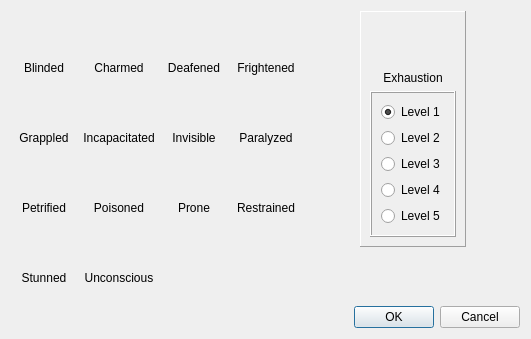
<?xml version="1.0" encoding="UTF-8"?>
<ui version="4.0">
 <class>ConditionsEditDialog</class>
 <widget class="QDialog" name="ConditionsEditDialog">
  <property name="geometry">
   <rect>
    <x>0</x>
    <y>0</y>
    <width>531</width>
    <height>339</height>
   </rect>
  </property>
  <property name="windowTitle">
   <string>Conditions</string>
  </property>
  <property name="styleSheet">
   <string notr="true">background-image: url(:/img/data/parchment.jpg);</string>
  </property>
  <layout class="QVBoxLayout" name="verticalLayout_19">
   <item>
    <layout class="QHBoxLayout" name="horizontalLayout">
     <item>
      <layout class="QGridLayout" name="gridLayout">
       <item row="0" column="8">
        <layout class="QVBoxLayout" name="verticalLayout_4">
         <property name="spacing">
          <number>0</number>
         </property>
         <item>
          <widget class="QPushButton" name="btnDeafened">
           <property name="minimumSize">
            <size>
             <width>66</width>
             <height>50</height>
            </size>
           </property>
           <property name="maximumSize">
            <size>
             <width>66</width>
             <height>50</height>
            </size>
           </property>
           <property name="toolTip">
            <string/>
           </property>
           <property name="text">
            <string/>
           </property>
           <property name="icon">
            <iconset resource="resources.qrc">
             <normaloff>:/img/data/img/elf-ear.png</normaloff>:/img/data/img/elf-ear.png</iconset>
           </property>
           <property name="iconSize">
            <size>
             <width>40</width>
             <height>40</height>
            </size>
           </property>
           <property name="checkable">
            <bool>true</bool>
           </property>
           <property name="autoDefault">
            <bool>false</bool>
           </property>
           <property name="flat">
            <bool>true</bool>
           </property>
          </widget>
         </item>
         <item>
          <widget class="QLabel" name="lblDeafened">
           <property name="text">
            <string>Deafened</string>
           </property>
           <property name="alignment">
            <set>Qt::AlignBottom|Qt::AlignHCenter</set>
           </property>
          </widget>
         </item>
        </layout>
       </item>
       <item row="0" column="4">
        <layout class="QVBoxLayout" name="verticalLayout_3">
         <property name="spacing">
          <number>0</number>
         </property>
         <item>
          <widget class="QPushButton" name="btnCharmed">
           <property name="minimumSize">
            <size>
             <width>66</width>
             <height>50</height>
            </size>
           </property>
           <property name="maximumSize">
            <size>
             <width>66</width>
             <height>50</height>
            </size>
           </property>
           <property name="toolTip">
            <string/>
           </property>
           <property name="text">
            <string/>
           </property>
           <property name="icon">
            <iconset resource="resources.qrc">
             <normaloff>:/img/data/img/smitten.png</normaloff>:/img/data/img/smitten.png</iconset>
           </property>
           <property name="iconSize">
            <size>
             <width>40</width>
             <height>40</height>
            </size>
           </property>
           <property name="checkable">
            <bool>true</bool>
           </property>
           <property name="autoDefault">
            <bool>false</bool>
           </property>
           <property name="flat">
            <bool>true</bool>
           </property>
          </widget>
         </item>
         <item>
          <widget class="QLabel" name="lblCharmed">
           <property name="text">
            <string>Charmed</string>
           </property>
           <property name="alignment">
            <set>Qt::AlignBottom|Qt::AlignHCenter</set>
           </property>
          </widget>
         </item>
        </layout>
       </item>
       <item row="2" column="4">
        <layout class="QVBoxLayout" name="verticalLayout_11">
         <property name="spacing">
          <number>0</number>
         </property>
         <item>
          <widget class="QPushButton" name="btnPoisoned">
           <property name="minimumSize">
            <size>
             <width>66</width>
             <height>50</height>
            </size>
           </property>
           <property name="maximumSize">
            <size>
             <width>66</width>
             <height>50</height>
            </size>
           </property>
           <property name="toolTip">
            <string/>
           </property>
           <property name="text">
            <string/>
           </property>
           <property name="icon">
            <iconset resource="resources.qrc">
             <normaloff>:/img/data/img/deathcab.png</normaloff>:/img/data/img/deathcab.png</iconset>
           </property>
           <property name="iconSize">
            <size>
             <width>40</width>
             <height>40</height>
            </size>
           </property>
           <property name="checkable">
            <bool>true</bool>
           </property>
           <property name="autoDefault">
            <bool>false</bool>
           </property>
           <property name="flat">
            <bool>true</bool>
           </property>
          </widget>
         </item>
         <item>
          <widget class="QLabel" name="lblPoisoned">
           <property name="text">
            <string>Poisoned</string>
           </property>
           <property name="alignment">
            <set>Qt::AlignBottom|Qt::AlignHCenter</set>
           </property>
          </widget>
         </item>
        </layout>
       </item>
       <item row="1" column="0">
        <layout class="QVBoxLayout" name="verticalLayout_6">
         <property name="spacing">
          <number>0</number>
         </property>
         <item>
          <widget class="QPushButton" name="btnGrappled">
           <property name="minimumSize">
            <size>
             <width>66</width>
             <height>50</height>
            </size>
           </property>
           <property name="maximumSize">
            <size>
             <width>66</width>
             <height>50</height>
            </size>
           </property>
           <property name="toolTip">
            <string/>
           </property>
           <property name="text">
            <string/>
           </property>
           <property name="icon">
            <iconset resource="resources.qrc">
             <normaloff>:/img/data/img/grab.png</normaloff>:/img/data/img/grab.png</iconset>
           </property>
           <property name="iconSize">
            <size>
             <width>40</width>
             <height>40</height>
            </size>
           </property>
           <property name="checkable">
            <bool>true</bool>
           </property>
           <property name="autoDefault">
            <bool>false</bool>
           </property>
           <property name="flat">
            <bool>true</bool>
           </property>
          </widget>
         </item>
         <item>
          <widget class="QLabel" name="lblGrappled">
           <property name="text">
            <string>Grappled</string>
           </property>
           <property name="alignment">
            <set>Qt::AlignBottom|Qt::AlignHCenter</set>
           </property>
          </widget>
         </item>
        </layout>
       </item>
       <item row="1" column="4">
        <layout class="QVBoxLayout" name="verticalLayout_7">
         <property name="spacing">
          <number>0</number>
         </property>
         <item>
          <widget class="QPushButton" name="btnIncapacitated">
           <property name="minimumSize">
            <size>
             <width>66</width>
             <height>50</height>
            </size>
           </property>
           <property name="maximumSize">
            <size>
             <width>66</width>
             <height>50</height>
            </size>
           </property>
           <property name="toolTip">
            <string/>
           </property>
           <property name="text">
            <string/>
           </property>
           <property name="icon">
            <iconset resource="resources.qrc">
             <normaloff>:/img/data/img/internal-injury.png</normaloff>:/img/data/img/internal-injury.png</iconset>
           </property>
           <property name="iconSize">
            <size>
             <width>40</width>
             <height>40</height>
            </size>
           </property>
           <property name="checkable">
            <bool>true</bool>
           </property>
           <property name="autoDefault">
            <bool>false</bool>
           </property>
           <property name="flat">
            <bool>true</bool>
           </property>
          </widget>
         </item>
         <item>
          <widget class="QLabel" name="lblIncapacitated">
           <property name="text">
            <string>Incapacitated</string>
           </property>
           <property name="alignment">
            <set>Qt::AlignBottom|Qt::AlignHCenter</set>
           </property>
          </widget>
         </item>
        </layout>
       </item>
       <item row="3" column="0">
        <layout class="QVBoxLayout" name="verticalLayout_14">
         <property name="spacing">
          <number>0</number>
         </property>
         <item>
          <widget class="QPushButton" name="btnStunned">
           <property name="minimumSize">
            <size>
             <width>66</width>
             <height>50</height>
            </size>
           </property>
           <property name="maximumSize">
            <size>
             <width>66</width>
             <height>50</height>
            </size>
           </property>
           <property name="toolTip">
            <string/>
           </property>
           <property name="text">
            <string/>
           </property>
           <property name="icon">
            <iconset resource="resources.qrc">
             <normaloff>:/img/data/img/embrassed-energy.png</normaloff>:/img/data/img/embrassed-energy.png</iconset>
           </property>
           <property name="iconSize">
            <size>
             <width>40</width>
             <height>40</height>
            </size>
           </property>
           <property name="checkable">
            <bool>true</bool>
           </property>
           <property name="autoDefault">
            <bool>false</bool>
           </property>
           <property name="flat">
            <bool>true</bool>
           </property>
          </widget>
         </item>
         <item>
          <widget class="QLabel" name="lblStunned">
           <property name="text">
            <string>Stunned</string>
           </property>
           <property name="alignment">
            <set>Qt::AlignBottom|Qt::AlignHCenter</set>
           </property>
          </widget>
         </item>
        </layout>
       </item>
       <item row="1" column="11">
        <layout class="QVBoxLayout" name="verticalLayout_9">
         <property name="spacing">
          <number>0</number>
         </property>
         <item>
          <widget class="QPushButton" name="btnParalyzed">
           <property name="minimumSize">
            <size>
             <width>66</width>
             <height>50</height>
            </size>
           </property>
           <property name="maximumSize">
            <size>
             <width>66</width>
             <height>50</height>
            </size>
           </property>
           <property name="toolTip">
            <string/>
           </property>
           <property name="text">
            <string/>
           </property>
           <property name="icon">
            <iconset resource="resources.qrc">
             <normaloff>:/img/data/img/aura.png</normaloff>:/img/data/img/aura.png</iconset>
           </property>
           <property name="iconSize">
            <size>
             <width>40</width>
             <height>40</height>
            </size>
           </property>
           <property name="checkable">
            <bool>true</bool>
           </property>
           <property name="autoDefault">
            <bool>false</bool>
           </property>
           <property name="flat">
            <bool>true</bool>
           </property>
          </widget>
         </item>
         <item>
          <widget class="QLabel" name="lblParalyzed">
           <property name="text">
            <string>Paralyzed</string>
           </property>
           <property name="alignment">
            <set>Qt::AlignBottom|Qt::AlignHCenter</set>
           </property>
          </widget>
         </item>
        </layout>
       </item>
       <item row="3" column="4">
        <layout class="QVBoxLayout" name="verticalLayout_15">
         <property name="spacing">
          <number>0</number>
         </property>
         <item>
          <widget class="QPushButton" name="btnUnconscious">
           <property name="minimumSize">
            <size>
             <width>66</width>
             <height>50</height>
            </size>
           </property>
           <property name="maximumSize">
            <size>
             <width>66</width>
             <height>50</height>
            </size>
           </property>
           <property name="toolTip">
            <string/>
           </property>
           <property name="text">
            <string/>
           </property>
           <property name="icon">
            <iconset resource="resources.qrc">
             <normaloff>:/img/data/img/coma.png</normaloff>:/img/data/img/coma.png</iconset>
           </property>
           <property name="iconSize">
            <size>
             <width>40</width>
             <height>40</height>
            </size>
           </property>
           <property name="checkable">
            <bool>true</bool>
           </property>
           <property name="autoDefault">
            <bool>false</bool>
           </property>
           <property name="flat">
            <bool>true</bool>
           </property>
          </widget>
         </item>
         <item>
          <widget class="QLabel" name="lblUnconscious">
           <property name="text">
            <string>Unconscious</string>
           </property>
           <property name="alignment">
            <set>Qt::AlignBottom|Qt::AlignHCenter</set>
           </property>
          </widget>
         </item>
        </layout>
       </item>
       <item row="2" column="0">
        <layout class="QVBoxLayout" name="verticalLayout_10">
         <property name="spacing">
          <number>0</number>
         </property>
         <item>
          <widget class="QPushButton" name="btnPetrified">
           <property name="minimumSize">
            <size>
             <width>66</width>
             <height>50</height>
            </size>
           </property>
           <property name="maximumSize">
            <size>
             <width>66</width>
             <height>50</height>
            </size>
           </property>
           <property name="toolTip">
            <string/>
           </property>
           <property name="text">
            <string/>
           </property>
           <property name="icon">
            <iconset resource="resources.qrc">
             <normaloff>:/img/data/img/stone-pile.png</normaloff>:/img/data/img/stone-pile.png</iconset>
           </property>
           <property name="iconSize">
            <size>
             <width>40</width>
             <height>40</height>
            </size>
           </property>
           <property name="checkable">
            <bool>true</bool>
           </property>
           <property name="autoDefault">
            <bool>false</bool>
           </property>
           <property name="flat">
            <bool>true</bool>
           </property>
          </widget>
         </item>
         <item>
          <widget class="QLabel" name="lblPetrified">
           <property name="text">
            <string>Petrified</string>
           </property>
           <property name="alignment">
            <set>Qt::AlignBottom|Qt::AlignHCenter</set>
           </property>
          </widget>
         </item>
        </layout>
       </item>
       <item row="2" column="11">
        <layout class="QVBoxLayout" name="verticalLayout_13">
         <property name="spacing">
          <number>0</number>
         </property>
         <item>
          <widget class="QPushButton" name="btnRestrained">
           <property name="minimumSize">
            <size>
             <width>66</width>
             <height>50</height>
            </size>
           </property>
           <property name="maximumSize">
            <size>
             <width>66</width>
             <height>50</height>
            </size>
           </property>
           <property name="toolTip">
            <string/>
           </property>
           <property name="text">
            <string/>
           </property>
           <property name="icon">
            <iconset resource="resources.qrc">
             <normaloff>:/img/data/img/imprisoned.png</normaloff>:/img/data/img/imprisoned.png</iconset>
           </property>
           <property name="iconSize">
            <size>
             <width>40</width>
             <height>40</height>
            </size>
           </property>
           <property name="checkable">
            <bool>true</bool>
           </property>
           <property name="autoDefault">
            <bool>false</bool>
           </property>
           <property name="flat">
            <bool>true</bool>
           </property>
          </widget>
         </item>
         <item>
          <widget class="QLabel" name="lblRestrained">
           <property name="text">
            <string>Restrained</string>
           </property>
           <property name="alignment">
            <set>Qt::AlignBottom|Qt::AlignHCenter</set>
           </property>
          </widget>
         </item>
        </layout>
       </item>
       <item row="0" column="0">
        <layout class="QVBoxLayout" name="verticalLayout_2">
         <property name="spacing">
          <number>0</number>
         </property>
         <item>
          <widget class="QPushButton" name="btnBlinded">
           <property name="minimumSize">
            <size>
             <width>66</width>
             <height>50</height>
            </size>
           </property>
           <property name="maximumSize">
            <size>
             <width>66</width>
             <height>50</height>
            </size>
           </property>
           <property name="toolTip">
            <string/>
           </property>
           <property name="text">
            <string/>
           </property>
           <property name="icon">
            <iconset resource="resources.qrc">
             <normaloff>:/img/data/img/one-eyed.png</normaloff>:/img/data/img/one-eyed.png</iconset>
           </property>
           <property name="iconSize">
            <size>
             <width>40</width>
             <height>40</height>
            </size>
           </property>
           <property name="checkable">
            <bool>true</bool>
           </property>
           <property name="autoDefault">
            <bool>false</bool>
           </property>
           <property name="flat">
            <bool>true</bool>
           </property>
          </widget>
         </item>
         <item>
          <widget class="QLabel" name="lblBlinded">
           <property name="text">
            <string>Blinded</string>
           </property>
           <property name="alignment">
            <set>Qt::AlignBottom|Qt::AlignHCenter</set>
           </property>
          </widget>
         </item>
        </layout>
       </item>
       <item row="2" column="8">
        <layout class="QVBoxLayout" name="verticalLayout_12">
         <property name="spacing">
          <number>0</number>
         </property>
         <item>
          <widget class="QPushButton" name="btnProne">
           <property name="minimumSize">
            <size>
             <width>66</width>
             <height>50</height>
            </size>
           </property>
           <property name="maximumSize">
            <size>
             <width>66</width>
             <height>50</height>
            </size>
           </property>
           <property name="toolTip">
            <string/>
           </property>
           <property name="text">
            <string/>
           </property>
           <property name="icon">
            <iconset resource="resources.qrc">
             <normaloff>:/img/data/img/falling.png</normaloff>:/img/data/img/falling.png</iconset>
           </property>
           <property name="iconSize">
            <size>
             <width>40</width>
             <height>40</height>
            </size>
           </property>
           <property name="checkable">
            <bool>true</bool>
           </property>
           <property name="autoDefault">
            <bool>false</bool>
           </property>
           <property name="flat">
            <bool>true</bool>
           </property>
          </widget>
         </item>
         <item>
          <widget class="QLabel" name="lblProne">
           <property name="text">
            <string>Prone</string>
           </property>
           <property name="alignment">
            <set>Qt::AlignBottom|Qt::AlignHCenter</set>
           </property>
          </widget>
         </item>
        </layout>
       </item>
       <item row="1" column="8">
        <layout class="QVBoxLayout" name="verticalLayout_8">
         <property name="spacing">
          <number>0</number>
         </property>
         <item>
          <widget class="QPushButton" name="btnInvisible">
           <property name="minimumSize">
            <size>
             <width>66</width>
             <height>50</height>
            </size>
           </property>
           <property name="maximumSize">
            <size>
             <width>66</width>
             <height>50</height>
            </size>
           </property>
           <property name="toolTip">
            <string/>
           </property>
           <property name="text">
            <string/>
           </property>
           <property name="icon">
            <iconset resource="resources.qrc">
             <normaloff>:/img/data/img/invisible.png</normaloff>:/img/data/img/invisible.png</iconset>
           </property>
           <property name="iconSize">
            <size>
             <width>40</width>
             <height>40</height>
            </size>
           </property>
           <property name="checkable">
            <bool>true</bool>
           </property>
           <property name="autoDefault">
            <bool>false</bool>
           </property>
           <property name="flat">
            <bool>true</bool>
           </property>
          </widget>
         </item>
         <item>
          <widget class="QLabel" name="lblInvisible">
           <property name="text">
            <string>Invisible</string>
           </property>
           <property name="alignment">
            <set>Qt::AlignBottom|Qt::AlignHCenter</set>
           </property>
          </widget>
         </item>
        </layout>
       </item>
       <item row="0" column="11">
        <layout class="QVBoxLayout" name="verticalLayout_5">
         <property name="spacing">
          <number>0</number>
         </property>
         <item>
          <widget class="QPushButton" name="btnFrightened">
           <property name="minimumSize">
            <size>
             <width>66</width>
             <height>50</height>
            </size>
           </property>
           <property name="maximumSize">
            <size>
             <width>66</width>
             <height>50</height>
            </size>
           </property>
           <property name="toolTip">
            <string/>
           </property>
           <property name="text">
            <string/>
           </property>
           <property name="icon">
            <iconset resource="resources.qrc">
             <normaloff>:/img/data/img/sharp-smile.png</normaloff>:/img/data/img/sharp-smile.png</iconset>
           </property>
           <property name="iconSize">
            <size>
             <width>40</width>
             <height>40</height>
            </size>
           </property>
           <property name="checkable">
            <bool>true</bool>
           </property>
           <property name="autoDefault">
            <bool>false</bool>
           </property>
           <property name="flat">
            <bool>true</bool>
           </property>
          </widget>
         </item>
         <item>
          <widget class="QLabel" name="lblFrightened">
           <property name="text">
            <string>Frightened</string>
           </property>
           <property name="alignment">
            <set>Qt::AlignBottom|Qt::AlignHCenter</set>
           </property>
          </widget>
         </item>
        </layout>
       </item>
      </layout>
     </item>
     <item>
      <spacer name="horizontalSpacer_2">
       <property name="orientation">
        <enum>Qt::Horizontal</enum>
       </property>
       <property name="sizeHint" stdset="0">
        <size>
         <width>40</width>
         <height>20</height>
        </size>
       </property>
      </spacer>
     </item>
     <item>
      <layout class="QVBoxLayout" name="verticalLayout_18">
       <item>
        <widget class="QFrame" name="frame_2">
         <property name="frameShape">
          <enum>QFrame::Panel</enum>
         </property>
         <property name="frameShadow">
          <enum>QFrame::Raised</enum>
         </property>
         <layout class="QVBoxLayout" name="verticalLayout_17">
          <item>
           <layout class="QVBoxLayout" name="verticalLayout_16">
            <property name="spacing">
             <number>0</number>
            </property>
            <item>
             <widget class="QPushButton" name="btnExhaustion">
              <property name="minimumSize">
               <size>
                <width>66</width>
                <height>50</height>
               </size>
              </property>
              <property name="maximumSize">
               <size>
                <width>66</width>
                <height>50</height>
               </size>
              </property>
              <property name="toolTip">
               <string/>
              </property>
              <property name="text">
               <string/>
              </property>
              <property name="icon">
               <iconset resource="resources.qrc">
                <normaloff>:/img/data/img/crawl.png</normaloff>:/img/data/img/crawl.png</iconset>
              </property>
              <property name="iconSize">
               <size>
                <width>40</width>
                <height>40</height>
               </size>
              </property>
              <property name="checkable">
               <bool>true</bool>
              </property>
              <property name="autoDefault">
               <bool>false</bool>
              </property>
              <property name="flat">
               <bool>true</bool>
              </property>
             </widget>
            </item>
            <item>
             <widget class="QLabel" name="lblExhaustion">
              <property name="text">
               <string>Exhaustion</string>
              </property>
              <property name="alignment">
               <set>Qt::AlignBottom|Qt::AlignHCenter</set>
              </property>
             </widget>
            </item>
           </layout>
          </item>
          <item>
           <widget class="QFrame" name="frame">
            <property name="frameShape">
             <enum>QFrame::Box</enum>
            </property>
            <property name="frameShadow">
             <enum>QFrame::Raised</enum>
            </property>
            <layout class="QVBoxLayout" name="verticalLayout">
             <item>
              <widget class="QRadioButton" name="btnExhaustion1">
               <property name="text">
                <string>Level 1</string>
               </property>
               <property name="checked">
                <bool>true</bool>
               </property>
              </widget>
             </item>
             <item>
              <widget class="QRadioButton" name="btnExhaustion2">
               <property name="text">
                <string>Level 2</string>
               </property>
              </widget>
             </item>
             <item>
              <widget class="QRadioButton" name="btnExhaustion3">
               <property name="text">
                <string>Level 3</string>
               </property>
              </widget>
             </item>
             <item>
              <widget class="QRadioButton" name="btnExhaustion4">
               <property name="text">
                <string>Level 4</string>
               </property>
              </widget>
             </item>
             <item>
              <widget class="QRadioButton" name="btnExhaustion5">
               <property name="text">
                <string>Level 5</string>
               </property>
              </widget>
             </item>
            </layout>
           </widget>
          </item>
         </layout>
        </widget>
       </item>
       <item>
        <spacer name="verticalSpacer_2">
         <property name="orientation">
          <enum>Qt::Vertical</enum>
         </property>
         <property name="sizeHint" stdset="0">
          <size>
           <width>20</width>
           <height>40</height>
          </size>
         </property>
        </spacer>
       </item>
      </layout>
     </item>
     <item>
      <spacer name="horizontalSpacer">
       <property name="orientation">
        <enum>Qt::Horizontal</enum>
       </property>
       <property name="sizeHint" stdset="0">
        <size>
         <width>40</width>
         <height>20</height>
        </size>
       </property>
      </spacer>
     </item>
    </layout>
   </item>
   <item>
    <spacer name="verticalSpacer_3">
     <property name="orientation">
      <enum>Qt::Vertical</enum>
     </property>
     <property name="sizeHint" stdset="0">
      <size>
       <width>20</width>
       <height>40</height>
      </size>
     </property>
    </spacer>
   </item>
   <item>
    <widget class="QDialogButtonBox" name="buttonBox">
     <property name="orientation">
      <enum>Qt::Horizontal</enum>
     </property>
     <property name="standardButtons">
      <set>QDialogButtonBox::Cancel|QDialogButtonBox::Ok</set>
     </property>
    </widget>
   </item>
  </layout>
 </widget>
 <resources>
  <include location="resources.qrc"/>
 </resources>
 <connections>
  <connection>
   <sender>buttonBox</sender>
   <signal>accepted()</signal>
   <receiver>ConditionsEditDialog</receiver>
   <slot>accept()</slot>
   <hints>
    <hint type="sourcelabel">
     <x>248</x>
     <y>254</y>
    </hint>
    <hint type="destinationlabel">
     <x>157</x>
     <y>274</y>
    </hint>
   </hints>
  </connection>
  <connection>
   <sender>buttonBox</sender>
   <signal>rejected()</signal>
   <receiver>ConditionsEditDialog</receiver>
   <slot>reject()</slot>
   <hints>
    <hint type="sourcelabel">
     <x>316</x>
     <y>260</y>
    </hint>
    <hint type="destinationlabel">
     <x>286</x>
     <y>274</y>
    </hint>
   </hints>
  </connection>
 </connections>
</ui>
